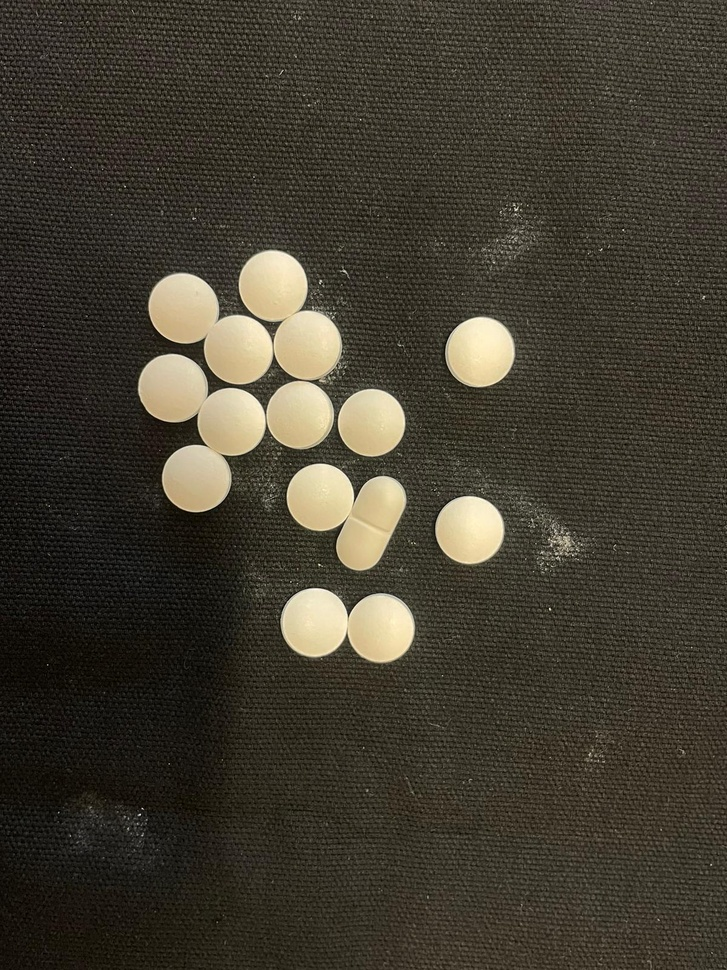
%> input picture count_point_pills/pill1.jpeg, 727 x 970 px, shrunk from 1200 x 1600 before the run
$ octave count_matlab.m   (GNU Octave 9; MATLAB toolbox functions it lacks are replaced by stand-ins)
%> lines starting %> are read from the running program, lines starting %| are printed output that depends on the picture; in (x1, y1, x2, y2) boxes, pixels count from 0 and x2, y2 are one past the last pixel; in counts of white or black regions, pixels touching at a corner belong together; the program's own positions count from 1

pills = imread("C:\Users\Lola Monroy Mir\OneDrive\Escritorio\Matlab_Lauz\pill1.jpeg"); % change pill number
%> pills is the input picture: size 970x727x3 uint8; mean R, G, B 65.5, 60.5, 48.1
imshow(pills)

% from colour to BnW
pills_g = rgb2gray(pills);
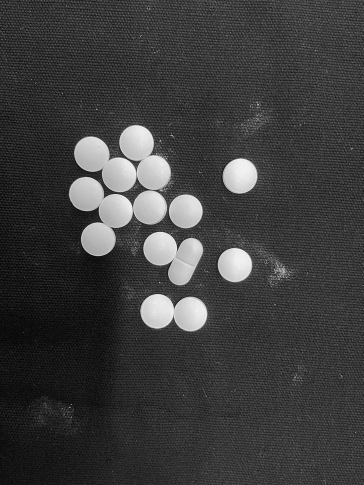
%> pills_g: size 970x727 uint8 (shown at 1/2 size); min 0, max 252, mean 60.6
imshow(pills_g)

threshold = 160;
pills_bin = pills_g > threshold;
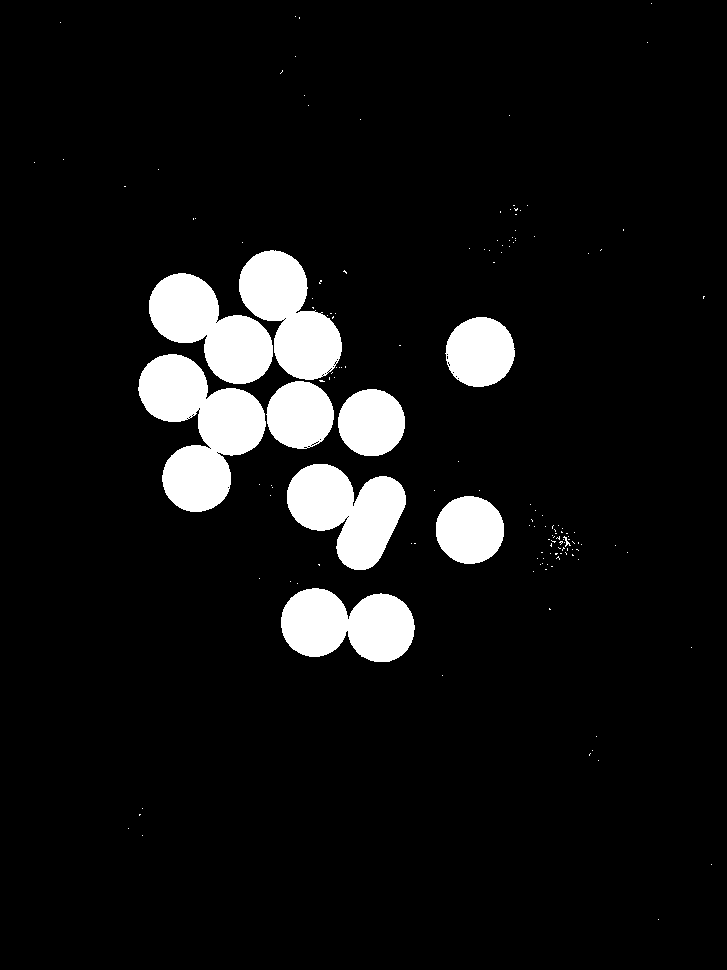
%> pills_bin: size 970x727 logical; 7.9% white; 149 white regions (139 under 20 px), largest, box (x1, y1, x2, y2) and area: (138, 354, 266, 512) 10913, (287, 464, 406, 570) 7740, (149, 273, 273, 384) 7564
imshow(pills_bin)

SE2 = strel("disk", 15);
pills_erode = imerode(pills_bin, SE2);
%> pills_erode: size 970x727 logical; 2.6% white; 15 white regions
imshow(pills_erode)
% Label objects
[labeledImage, numObjects] = bwlabel(pills_erode);
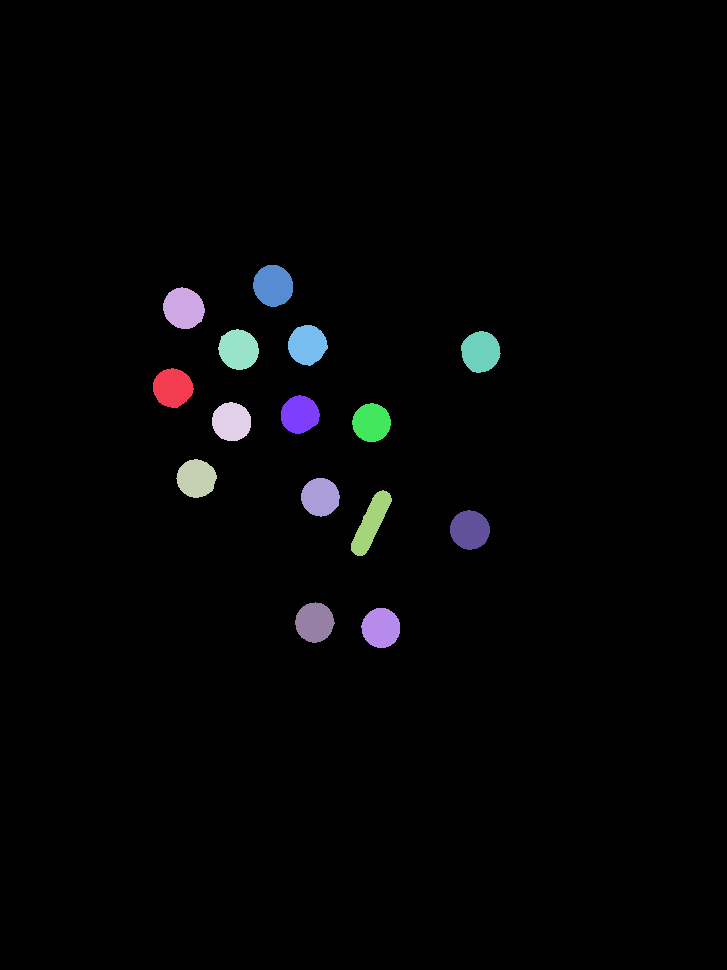
%> labeledImage: size 970x727 double; 16 distinct labels, from 0 to 15; one colour per label, 0 black
%> numObjects = 15
stats = regionprops(labeledImage, 'MajorAxisLength', 'MinorAxisLength', 'Eccentricity', 'Centroid', 'BoundingBox');
%> stats = 15 regions; largest, box (x1, y1, x2, y2), Centroid, MajorAxisLength, MinorAxisLength and Eccentricity: (351, 490, 392, 556) [371.7 523.6] 77.42 20.71 0.964, (163, 287, 205, 329) [184.3 308.9] 42.98 39.74 0.38, (218, 329, 259, 370) [239.1 350.2] 41.64 39.18 0.338

% Initialize counters
numLong = 0;
numRound = 0;
indicesLong = [];
indicesRound = [];

% Classify objects
figure, imshow(pills), hold on;
for k = 1:numObjects
    aspectRatio = stats(k).MajorAxisLength / stats(k).MinorAxisLength;
    eccentricity = stats(k).Eccentricity;
    centroid = stats(k).Centroid;

    % Adjust classification criteria
    if eccentricity > 0.7
        % Long pills
        numLong = numLong + 1;
        indicesLong = [indicesLong, k]; % Store the index of the long pill
        plot(centroid(1), centroid(2), 'r*', 'MarkerSize', 10); % Mark in red
    else
        % Round pills
        numRound = numRound + 1;
        indicesRound = [indicesRound, k]; % Store the index of the round pill
        plot(centroid(1), centroid(2), 'g*', 'MarkerSize', 10); % Mark in green
    end
end
%> this loop made 15 passes
%> (aspectRatio, eccentricity, centroid, numLong, indicesLong) on pass 11: (3.74, 0.964, [371.7 523.6], 1, 11)
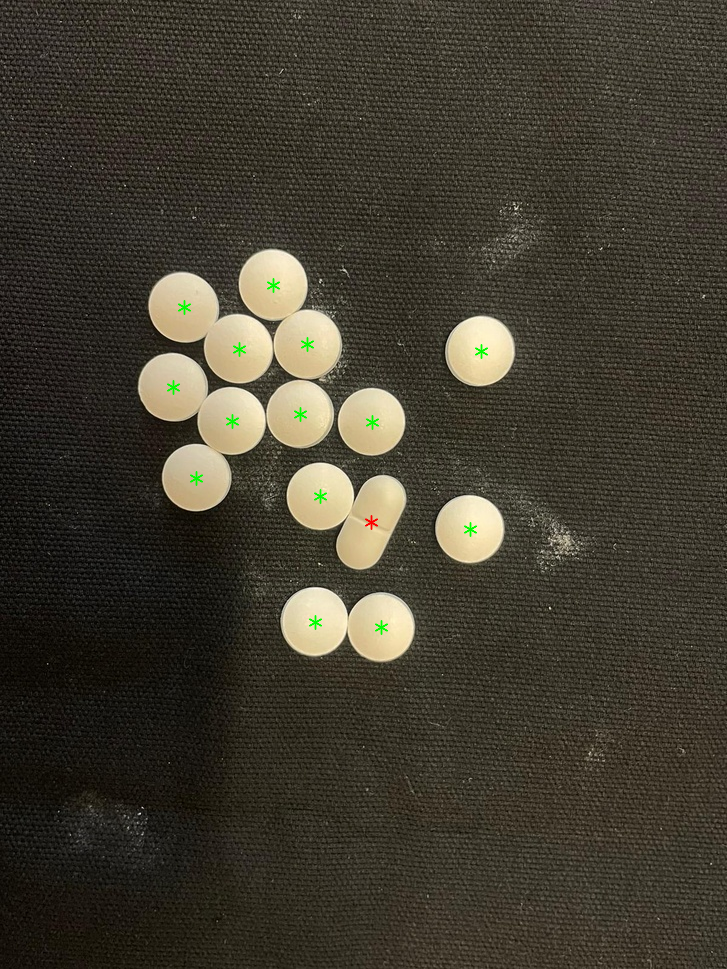
%> figure redrawn from the program's plot data
hold off;

% Mostrar resultados
disp(['Number of long pills: ', num2str(numLong)]);
%| Number of long pills: 1
disp(['Number of round pills: ', num2str(numRound)]);
%| Number of round pills: 14

point_round = 2; % Number of round pills to highlight
point_long = 1;  % Number of long pills to highlight

% Highlight specific pills (e.g., two round pills and one long pill)
figure, imshow(pills), hold on;

% Highlight round pills
if numel(indicesRound) < point_round
    disp(['Error: ', num2str(point_round), ' round pills are required, but only ', num2str(numel(indicesRound)), ' were found.']);
else % numel(indicesRound) >= point_round
    for i = 1:point_round
        centroid = stats(indicesRound(i)).Centroid;
        rectangle('Position', stats(indicesRound(i)).BoundingBox, 'EdgeColor', 'blue', 'LineWidth', 2);
        plot(centroid(1), centroid(2), 'bo', 'MarkerSize', 15); % Highlight in blue
    end
%> this loop made 2 passes
%> centroid on passes 1 to 2: [173.4 388.4], [184.3 308.9]
end

% Highlight long pills
if numel(indicesLong) < point_long
    disp(['Error: ', num2str(point_long), ' long pill is required, but only ', num2str(numel(indicesLong)), ' was found.']);
else % numel(indicesLong) >= point_long
    centroid = stats(indicesLong(1)).Centroid;
%> centroid = [371.7 523.6]
    rectangle('Position', stats(indicesLong(1)).BoundingBox, 'EdgeColor', 'red', 'LineWidth', 2);
    plot(centroid(1), centroid(2), 'yo', 'MarkerSize', 15); % Highlight in yellow
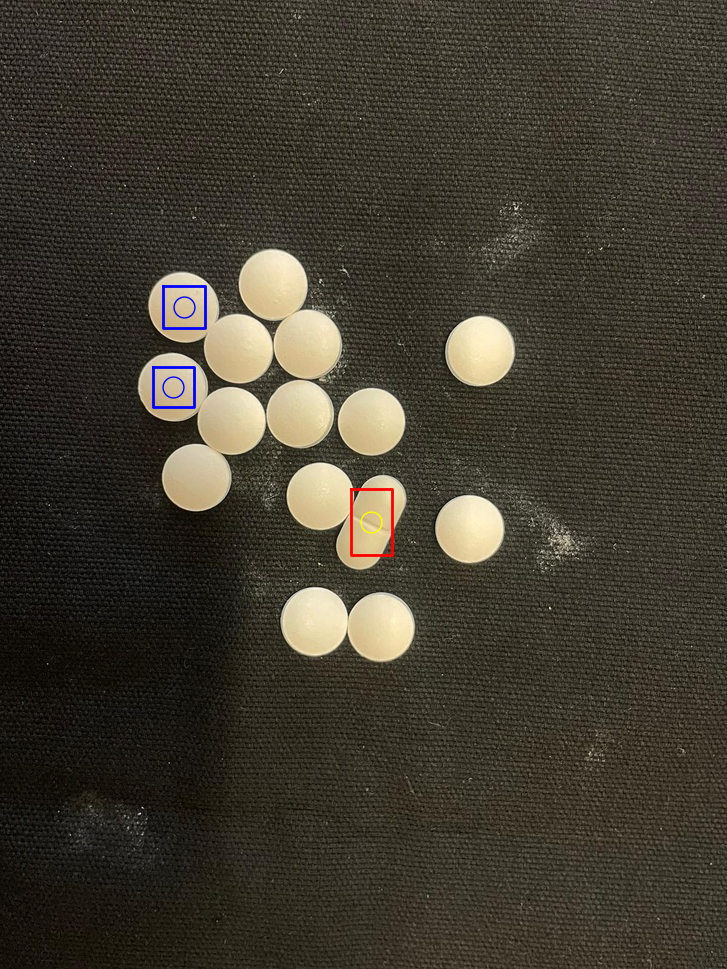
%> figure redrawn from the program's plot data
end

hold off;

$ run again, with count_point_pills/pill2.jpeg copied over count_point_pills/pill1.jpeg
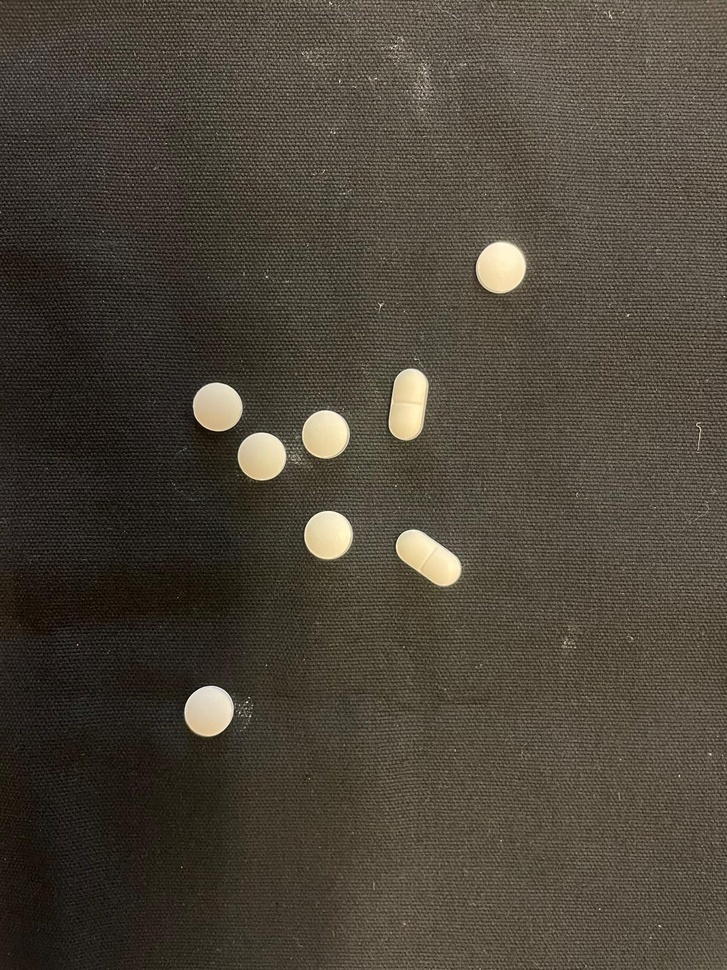
%> input picture count_point_pills/pill2.jpeg, 727 x 970 px, shrunk from 1200 x 1600 before the run
%> pills is the input picture: size 970x727x3 uint8; mean R, G, B 75.8, 68.5, 57.2
%> pills_bin: size 970x727 logical; 2.3% white; 302 white regions (294 under 20 px), largest, box (x1, y1, x2, y2) and area: (396, 529, 462, 586) 2266, (389, 369, 428, 440) 2233, (476, 241, 526, 293) 2037
%> pills_erode: size 970x727 logical; 0.35% white; 8 white regions
%> labeledImage: size 970x727 double; 9 distinct labels, from 0 to 8
%> numObjects = 8
%> stats = 8 regions; largest, box (x1, y1, x2, y2), Centroid, MajorAxisLength, MinorAxisLength and Eccentricity: (410, 544, 447, 572) [429.2 558.3] 49.02 7.07 0.99, (490, 256, 512, 279) [501.6 267.9] 24 20.49 0.52, (403, 383, 414, 426) [409 405] 48.18 7.09 0.989, (199, 700, 219, 722) [209.6 711.6] 22.72 19.12 0.54
%> the loop `for k = 1:numObjects` made 8 passes
%> (aspectRatio, eccentricity, centroid, numLong, indicesLong) on passes 6 to 7: (6.8, 0.989, [409 405], 1, 6), (6.93, 0.99, [429.2 558.3], 2, [6 7])
%> after the loop `for k = 1:numObjects`:
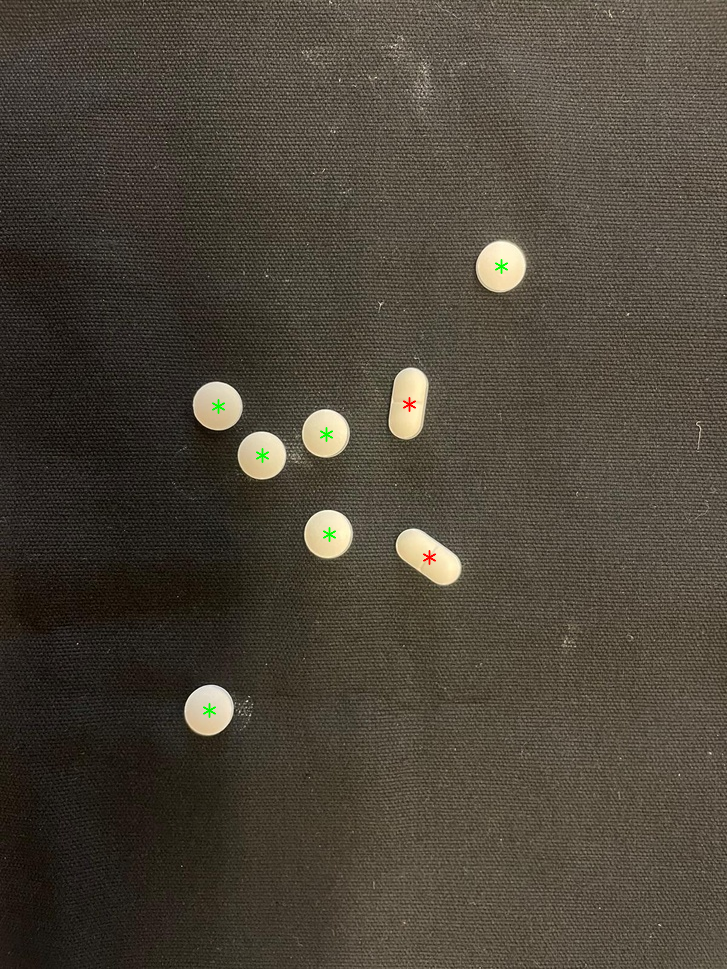
%> figure redrawn from the program's plot data
%| Number of long pills: 2
%| Number of round pills: 6
%> the loop `for i = 1:point_round` made 2 passes
%> centroid on passes 1 to 2: [209.6 711.6], [218.1 407.5]
%> `centroid = stats(indicesLong(1)).Centroid;`: centroid = [409 405]
%> `plot(centroid(1), centroid(2), 'yo', 'MarkerSize', 15);`:
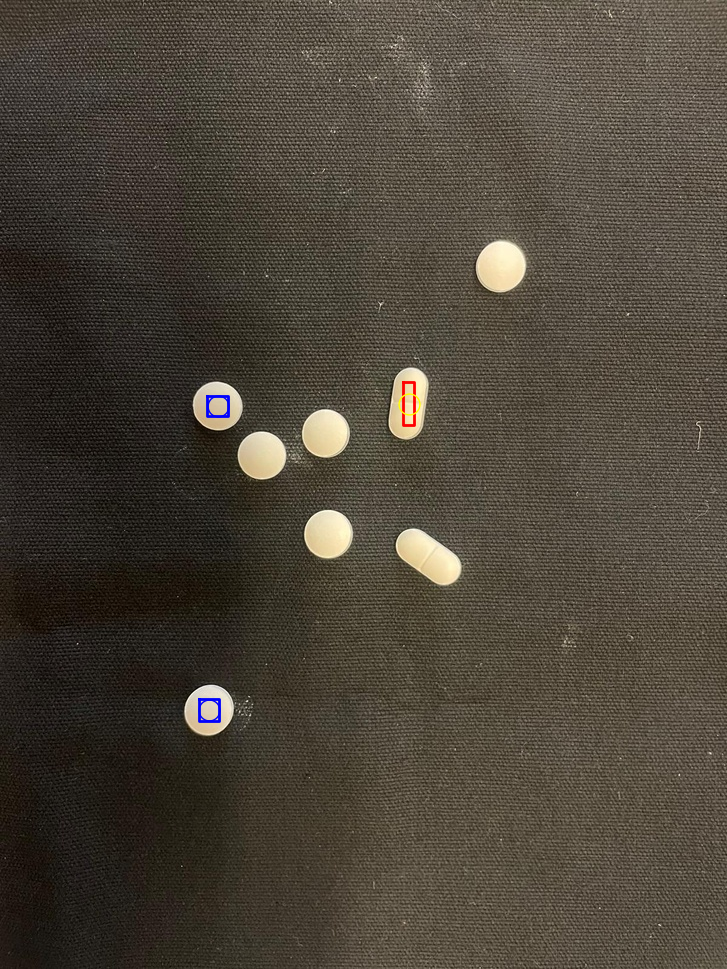
%> figure redrawn from the program's plot data
